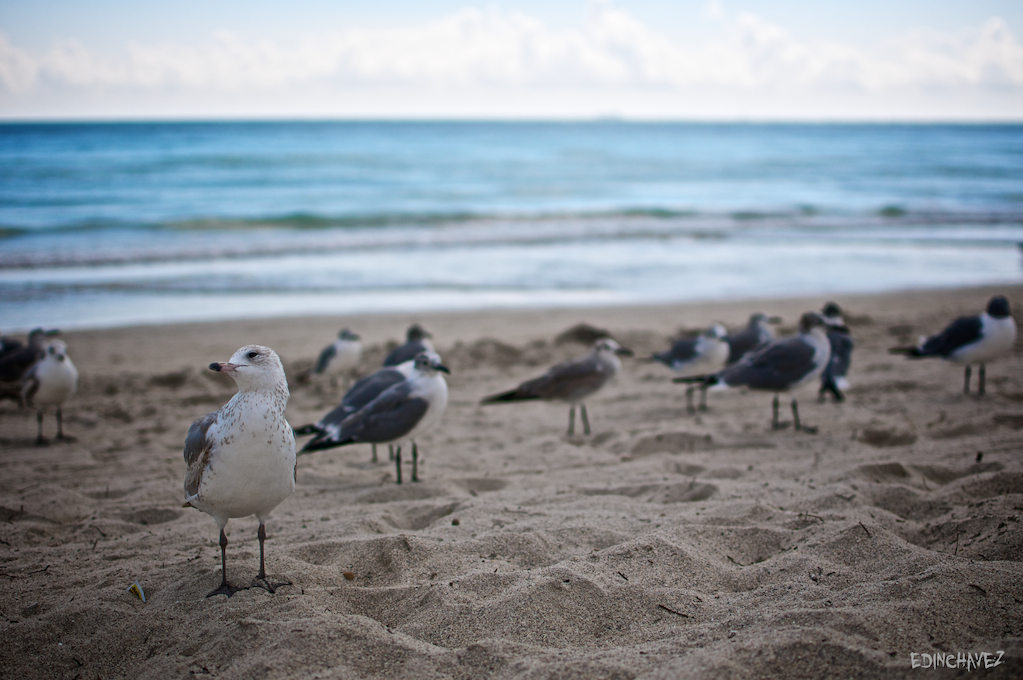
#> input picture test/simple.jpg, 1023 x 680 px
$ python feature_extractor.py   (Python 2 division)
#> lines starting #> are read from the running program, lines starting #| are printed output that depends on the picture
import numpy as np
import cv2
from matplotlib import pyplot as plt

img = cv2.imread('simple.jpg',0)
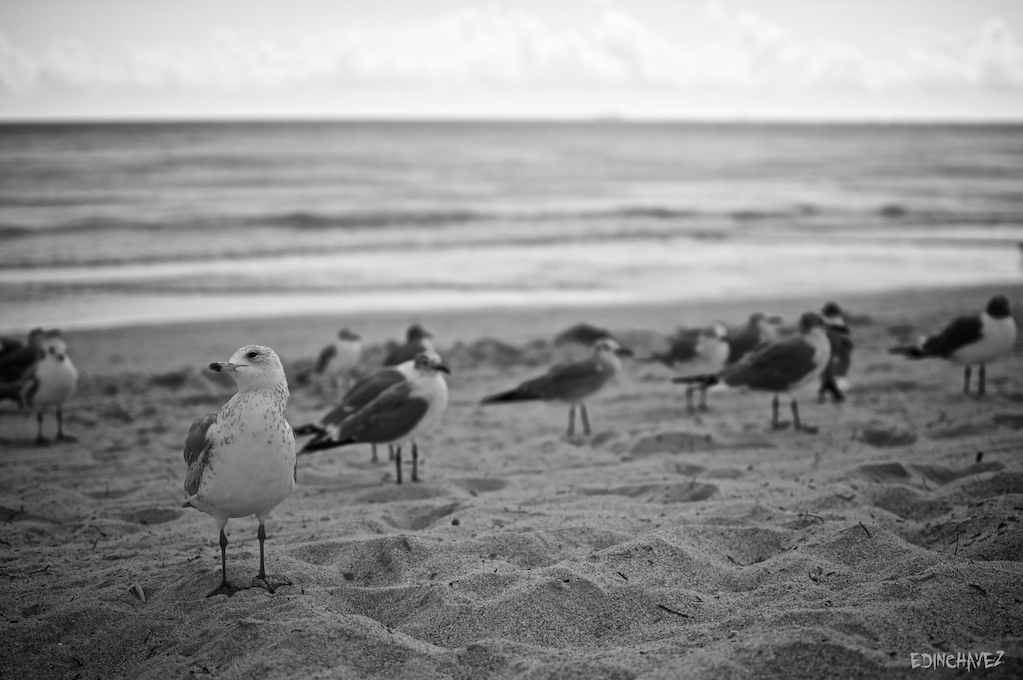
#> img: shape (680, 1023); min 0, max 253, mean 143.4

# Initiate STAR detector
star = cv2.FeatureDetector_create("STAR")

# Initiate BRIEF extractor
brief = cv2.DescriptorExtractor_create("BRIEF")

# find the keypoints with STAR
kp = star.detect(img,None)
#> kp = 179 keypoints; strongest (x, y, size): (406, 368, 12), (333, 431, 12), (843, 383, 12), (819, 340, 16)

# compute the descriptors with BRIEF
kp, des = brief.compute(img, kp)

#> (the run stopped early here; a loop or call above may not have finished)
